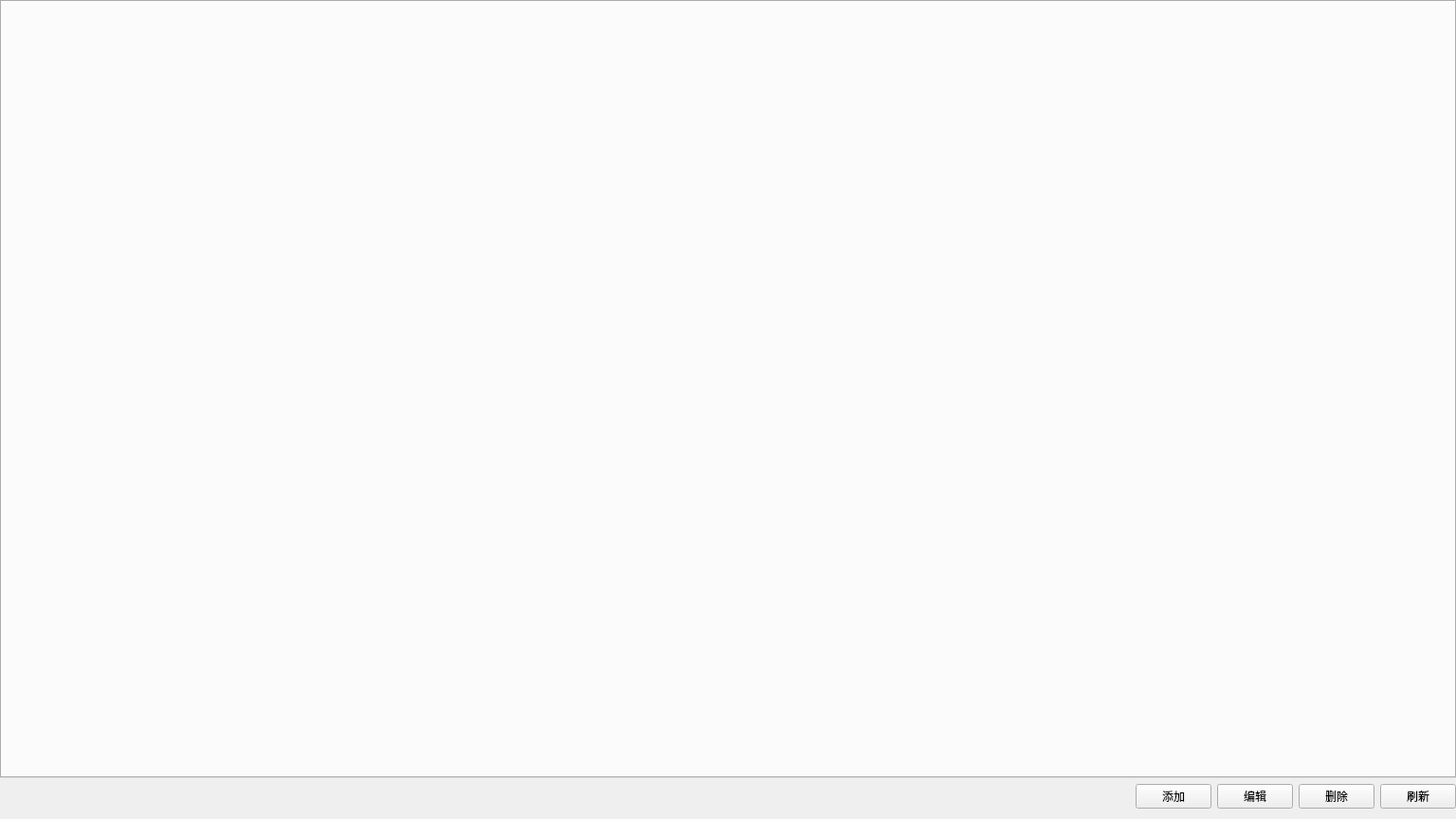
<?xml version="1.0" encoding="UTF-8"?>
<ui version="4.0">
 <class>DMWidget</class>
 <widget class="QWidget" name="DMWidget">
  <property name="geometry">
   <rect>
    <x>0</x>
    <y>0</y>
    <width>1536</width>
    <height>864</height>
   </rect>
  </property>
  <property name="windowTitle">
   <string>Form</string>
  </property>
  <layout class="QVBoxLayout" name="verticalLayout">
   <property name="leftMargin">
    <number>0</number>
   </property>
   <property name="topMargin">
    <number>0</number>
   </property>
   <property name="rightMargin">
    <number>0</number>
   </property>
   <item>
    <widget class="QTabWidget" name="tabWidget">
     <property name="currentIndex">
      <number>-1</number>
     </property>
    </widget>
   </item>
   <item>
    <layout class="QHBoxLayout" name="horizontalLayout_3">
     <item>
      <spacer name="horizontalSpacer_2">
       <property name="orientation">
        <enum>Qt::Horizontal</enum>
       </property>
       <property name="sizeHint" stdset="0">
        <size>
         <width>40</width>
         <height>20</height>
        </size>
       </property>
      </spacer>
     </item>
     <item>
      <widget class="QPushButton" name="btn_add">
       <property name="styleSheet">
        <string notr="true"/>
       </property>
       <property name="text">
        <string>添加</string>
       </property>
       <property name="iconSize">
        <size>
         <width>14</width>
         <height>14</height>
        </size>
       </property>
      </widget>
     </item>
     <item>
      <widget class="QPushButton" name="btn_modify">
       <property name="text">
        <string>编辑</string>
       </property>
       <property name="iconSize">
        <size>
         <width>14</width>
         <height>14</height>
        </size>
       </property>
      </widget>
     </item>
     <item>
      <widget class="QPushButton" name="btn_delete">
       <property name="text">
        <string>删除</string>
       </property>
       <property name="iconSize">
        <size>
         <width>14</width>
         <height>14</height>
        </size>
       </property>
      </widget>
     </item>
     <item>
      <widget class="QPushButton" name="btn_refresh">
       <property name="text">
        <string>刷新</string>
       </property>
       <property name="iconSize">
        <size>
         <width>14</width>
         <height>14</height>
        </size>
       </property>
      </widget>
     </item>
    </layout>
   </item>
  </layout>
 </widget>
 <resources/>
 <connections/>
</ui>
